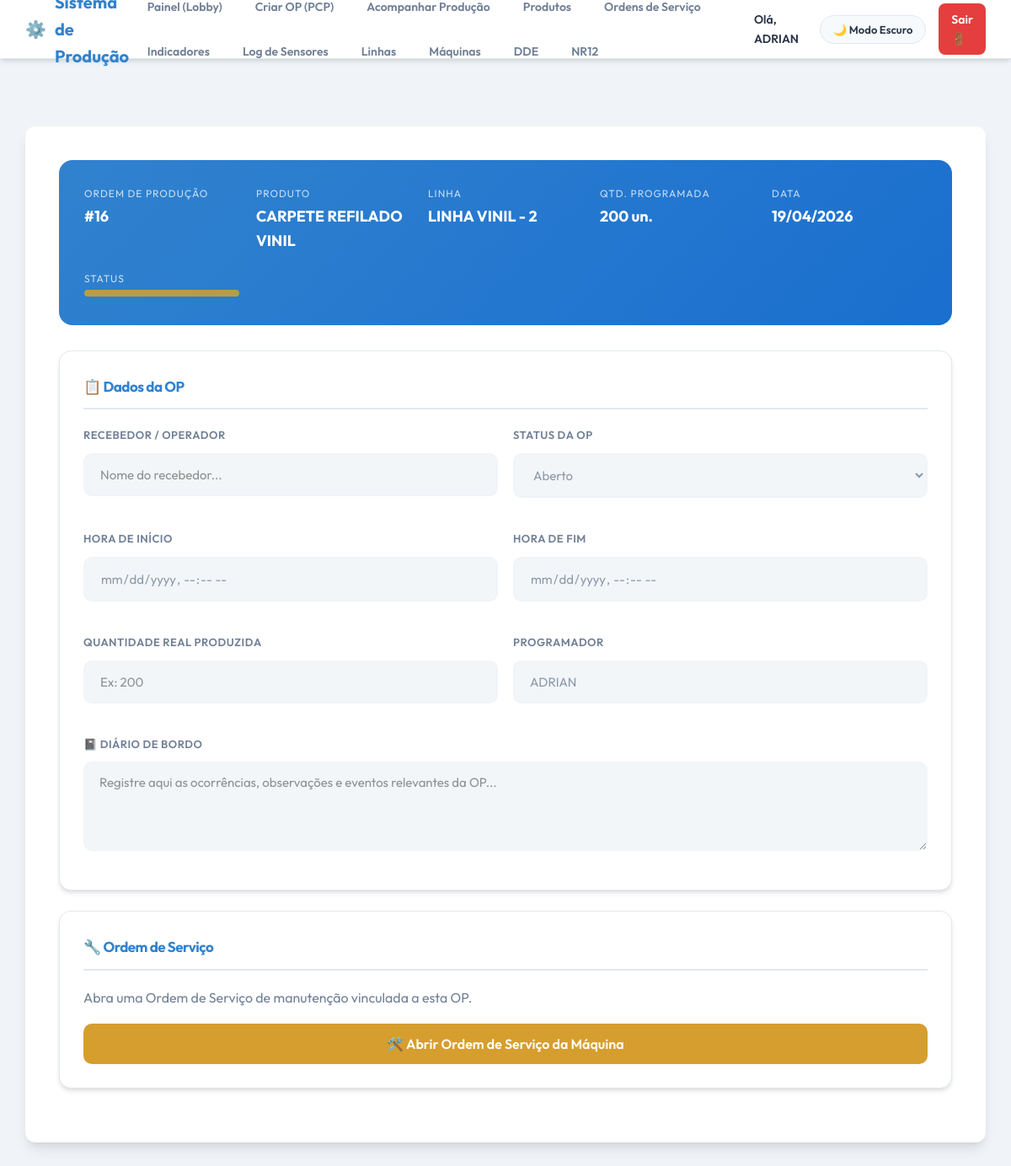
Screenshot of /php/detalhes_op.php?id=16 (signed in) with the database file from the repository.
### tables this page shows
CREATE TABLE `tab_op` (
  `OP_ID` int NOT NULL AUTO_INCREMENT,
  `OP_DATA_PROG` date NOT NULL,
  `OP_ID_PRODUTO` int NOT NULL,
  `OP_QTD_PRODUTO` int NOT NULL,
  `OP_LINHA` varchar(100) NOT NULL,
  `OP_PROGRAMADOR` varchar(100) NOT NULL,
  `OP_TAG_MAQ` varchar(100) NOT NULL,
  `OP_RECEBEDOR` varchar(100) DEFAULT NULL,
  `OP_STATUS` varchar(100) DEFAULT NULL,
  `OP_HORA_INICIO` datetime DEFAULT NULL,
  `OP_HORA_FIM` datetime DEFAULT NULL,
  `OP_QTD_REAL` int DEFAULT NULL,
  `OP_DIARIO_BORDO` varchar(5000) DEFAULT NULL,
  PRIMARY KEY (`OP_ID`)
);

CREATE TABLE `tab_produtos` (
  `PROD_ID` bigint NOT NULL AUTO_INCREMENT,
  `PROD_DESC` varchar(255) NOT NULL,
  PRIMARY KEY (`PROD_ID`)
);

### php/detalhes_op.php (the view, shortened to what this page needs)
<?php
include __DIR__ . '/conexao.php';
$segmento = $_SESSION['segmento'];
$isPCP = ($segmento == 'PCP');
$id_op = $_GET['id'] ?? null;
$sql = "SELECT * FROM tab_op WHERE OP_ID = ?";
$stmt = $conn->prepare($sql);
$stmt->bind_param("i", $id_op);
$stmt->execute();
$op = $stmt->get_result()->fetch_assoc();
$id_produto_final = $op['OP_ID_PRODUTO'];
$stmt_prod = $conn->prepare("SELECT PROD_DESC FROM tab_produtos WHERE PROD_ID = ?");
$stmt_prod->bind_param("i", $id_produto_final);
$stmt_prod->execute();
$produto = $stmt_prod->get_result()->fetch_assoc();
$descricao_produto = $produto ? $produto['PROD_DESC'] : "Produto não encontrado";
$status_class = $op['OP_STATUS'] === 'Finalizado' ? 'badge-success' : 'badge-warning';
?>
<!DOCTYPE html>
<html lang="pt-br">
<head>
    <link rel="stylesheet" href="../css/style.css">
</head>
<body>
<?php include_once dirname(__DIR__) . '/php/header.php'; ?>
<div class="container">
    <div class="op-header-card">
        <div class="op-info-item">
            <span>Ordem de Produção</span>
            <strong>#<?php echo $op['OP_ID']; ?></strong>
        </div>
        <div class="op-info-item">
            <span>Produto</span>
            <strong><?php echo htmlspecialchars($descricao_produto); ?></strong>
        </div>
        <div class="op-info-item">
            <span>Linha</span>
            <strong><?php echo htmlspecialchars($op['OP_LINHA']); ?></strong>
        </div>
        <div class="op-info-item">
            <span>Qtd. Programada</span>
            <strong><?php echo $op['OP_QTD_PRODUTO']; ?> un.</strong>
        </div>
        <div class="op-info-item">
            <span>Data</span>
            <strong><?php echo date('d/m/Y', strtotime($op['OP_DATA_PROG'])); ?></strong>
        </div>
        <div class="op-info-item">
            <span>Status</span>
            <strong><span class="<?php echo $status_class; ?>"><?php echo $op['OP_STATUS']; ?></span></strong>
        </div>
    </div>
    <div class="section-card">
        <h3>📋 Dados da OP</h3>
        <form method="POST" action="detalhes_op.php?id=<?php echo $op['OP_ID']; ?>" id="form_op">
            <div class="form-grid-2" style="margin-bottom: 18px;">
                <div class="form-group">
                    <label for="op_recebedor">Recebedor / Operador</label>
                    <input type="text" name="op_recebedor" id="op_recebedor"
                           placeholder="Nome do recebedor..."
                           value="<?php echo htmlspecialchars($op['OP_RECEBEDOR'] ?? ''); ?>"
                           <?php if ($isPCP) echo 'readonly class="readonly"'; else echo 'required'; ?>>
                </div>
                <div class="form-group">
                    <label for="op_status">Status da OP</label>
                    <select name="op_status" id="op_status" <?php if ($isPCP) echo 'disabled'; ?>>
                        <option value="Aberto"     <?php echo $op['OP_STATUS'] === 'Aberto'     ? 'selected' : ''; ?>>Aberto</option>
                    </select>
                </div>
            </div>
            <div class="form-grid-2" style="margin-bottom: 18px;">
                <div class="form-group">
                    <label for="op_hora_inicio">Hora de Início</label>
                    <input type="datetime-local" name="op_hora_inicio" id="op_hora_inicio"
                           value="<?php echo $op['OP_HORA_INICIO'] ?? ''; ?>"
                           <?php if ($isPCP) echo 'readonly class="readonly"'; else echo 'required'; ?>>
                </div>
                <div class="form-group">
                    <label for="op_hora_fim">Hora de Fim</label>
                    <input type="datetime-local" name="op_hora_fim" id="op_hora_fim"
                           value="<?php echo $op['OP_HORA_FIM'] ?? ''; ?>"
                           <?php if ($isPCP) echo 'readonly class="readonly"'; ?>>
                </div>
            </div>
            <div class="form-grid-2" style="margin-bottom: 18px;">
                <div class="form-group">
                    <label for="op_qtd_real">Quantidade Real Produzida</label>
                    <input type="number" name="op_qtd_real" id="op_qtd_real"
                           placeholder="Ex: 200"
                           value="<?php echo $op['OP_QTD_REAL'] ?? ''; ?>"
                           <?php if ($isPCP) echo 'readonly class="readonly"'; ?>>
                </div>
                <div class="form-group">
                    <label>Programador</label>
                    <input type="text" value="<?php echo htmlspecialchars($op['OP_PROGRAMADOR'] ?? ''); ?>" readonly class="readonly">
                </div>
            </div>
            <div class="form-group" style="margin-bottom: 18px;">
                <label for="op_diario_bordo">📓 Diário de Bordo</label>
                <textarea name="op_diario_bordo" id="op_diario_bordo" rows="4"
                          placeholder="Registre aqui as ocorrências, observações e eventos relevantes da OP..."
                          <?php if ($isPCP) echo 'readonly class="readonly-textarea"'; ?>
                ><?php echo htmlspecialchars($op['OP_DIARIO_BORDO'] ?? ''); ?></textarea>
            </div>
        </form>
    </div>
    <div class="section-card">
        <h3>🔧 Ordem de Serviço</h3>
        <p style="color: var(--text-muted); margin-bottom: 18px;">Abra uma Ordem de Serviço de manutenção vinculada a esta OP.</p>
        <form action="abrir_ordem_servico.php" method="get">
            <button type="submit" class="btn btn-warning" style="font-size: 16px;">🛠️ Abrir Ordem de Serviço da Máquina</button>
        </form>
    </div>
</div>
</body>
</html>

### css/style.css (style rules this page uses)
:root { --bg-color: #f0f4f8; --container-bg: #ffffff; --text-color: #2d3748; --text-muted: #718096; --primary-color: #3182ce; --primary-hover: #2b6cb0; --accent-color: #38b2ac; --input-bg: #f7fafc; --input-border: #e2e8f0; --table-bg: #ffffff; --table-border: #edf2f7; --table-header-bg: #ebf8ff; --table-header-text: #2b6cb0; --table-row-even: #f7fafc; --table-row-odd: #ffffff; --danger-color: #e53e3e; --success-color: #38a169; --warning-color: #d69e2e; --shadow-sm: 0 1px 2px 0 rgba(0, 0, 0, 0.05); --shadow-md: 0 4px 6px -1px rgba(0, 0, 0, 0.1), 0 2px 4px -1px rgba(0, 0, 0, 0.06); --shadow-lg: 0 10px 15px -3px rgba(0, 0, 0, 0.1), 0 4px 6px -2px rgba(0, 0, 0, 0.05); --border-radius: 12px; }
* { box-sizing: border-box; margin: 0; padding: 0; }
body { font-family: 'Outfit', sans-serif; background-color: var(--bg-color); color: var(--text-color); line-height: 1.6; transition: background-color 0.3s ease, color 0.3s ease; padding-bottom: 60px; }
.container, .login-container, .form-container, .form-os { width: 95%; max-width: 1500px; margin: 60px auto; background: var(--container-bg); padding: 40px; border-radius: var(--border-radius); box-shadow: var(--shadow-lg); transition: background-color 0.3s ease, box-shadow 0.3s ease; position: relative; }
h2, h3 { text-align: center; color: var(--primary-color); font-weight: 700; margin-bottom: 30px; letter-spacing: -0.5px; }
h3 { font-size: 22px; }
p { color: var(--text-color); }
form { display: flex; flex-direction: column; gap: 20px; }
label { font-weight: 600; font-size: 14px; color: var(--text-color); margin-bottom: 5px; display: block; }
input, select, textarea { padding: 14px 18px; border: 2px solid var(--input-border); background: var(--input-bg); color: var(--text-color); border-radius: 10px; font-size: 15px; font-family: 'Outfit', sans-serif; transition: all 0.3s ease; width: 100%; }
button, .btn { background: var(--primary-color); color: #ffffff; font-weight: 600; padding: 14px 24px; border: none; border-radius: 10px; cursor: pointer; font-size: 16px; font-family: 'Outfit', sans-serif; transition: all 0.3s ease; display: inline-block; text-align: center; text-decoration: none; white-space: nowrap; }
.btn-warning, button[style*="background-color: #ff9800"] { background: var(--warning-color) !important; }
.readonly, input[readonly], select[disabled], textarea[readonly], input[disabled] { background-color: var(--bg-color); color: var(--text-muted); border-color: var(--table-border); cursor: not-allowed; opacity: 0.8; }
.readonly-textarea { background-color: var(--bg-color) !important; color: var(--text-muted) !important; border: 1px solid var(--table-border) !important; }

### php/detalhes_op.php (style rules this page uses)
.op-header-card { background: linear-gradient(135deg, var(--primary-color), #1a6fcf); color: white; border-radius: 16px; padding: 30px; margin-bottom: 30px; display: grid; grid-template-columns: repeat(auto-fit, minmax(180px, 1fr)); gap: 20px; }
.op-header-card .op-info-item span { display: block; font-size: 12px; text-transform: uppercase; letter-spacing: 1px; opacity: 0.75; margin-bottom: 4px; }
.op-header-card .op-info-item strong { font-size: 18px; font-weight: 700; }
.section-card { background: var(--container-bg); border: 1px solid var(--input-border); border-radius: 14px; padding: 28px; margin-bottom: 24px; box-shadow: var(--shadow-md); }
.section-card h3 { font-size: 17px; font-weight: 700; color: var(--primary-color); margin: 0 0 20px 0; padding-bottom: 12px; border-bottom: 2px solid var(--input-border); display: flex; align-items: center; gap: 8px; }
.form-grid-2 { display: grid; grid-template-columns: 1fr 1fr; gap: 18px; }
.form-group { display: flex; flex-direction: column; gap: 6px; }
.form-group label { font-size: 13px; font-weight: 600; color: var(--text-muted); text-transform: uppercase; letter-spacing: 0.5px; }
.badge-warning { background: #e6a817; color: white; padding: 4px 14px; border-radius: 20px; font-size: 13px; font-weight: 600; }

### rows the page displays
tab_op: OP_ID "16", OP_LINHA "LINHA VINIL - 2", OP_QTD_PRODUTO "200", OP_DATA_PROG "19/04/2026", OP_PROGRAMADOR "ADRIAN"
tab_produtos: PROD_DESC "CARPETE REFILADO VINIL"

### other values shown
$_SESSION['nome'] "ADRIAN"
